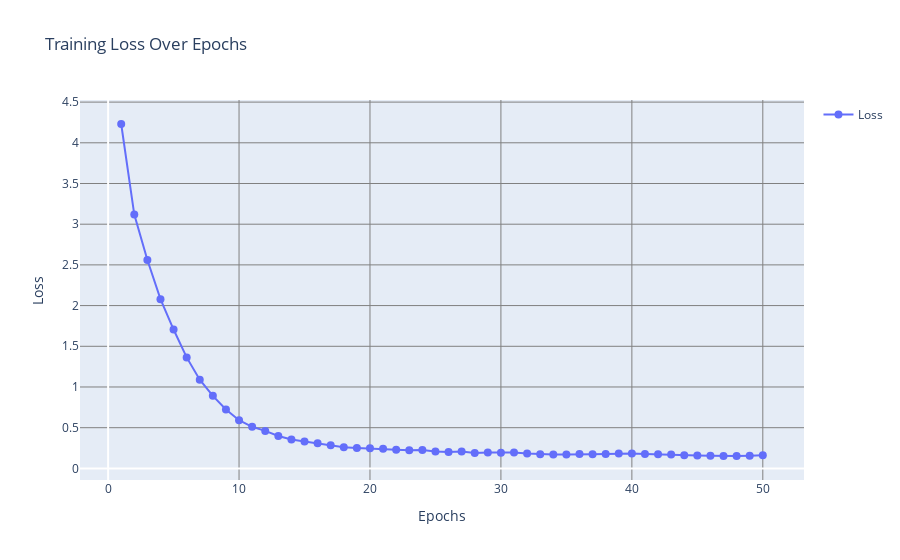

Source (notebook cell):
### Code cell
import plotly.graph_objs as go
import plotly.io as pio

# Create a trace for the loss values
trace = go.Scatter(
    x=list(range(1, len(epochs_list) + 1)),
    y=epochs_list,
    mode='lines+markers',
    marker=dict(size=8),
    name='Loss'
)

# Create the layout for the plot
layout = go.Layout(
    title='Training Loss Over Epochs',
    xaxis=dict(
        title='Epochs',
        gridcolor='gray'  # Set grid color for x-axis
    ),
    yaxis=dict(
        title='Loss',
        gridcolor='gray'  # Set grid color for y-axis
    ),
    showlegend=True,
    hovermode='x'
)

# Combine trace and layout into a figure
fig = go.Figure(data=[trace], layout=layout)

# Show the plot
pio.show(fig)

### Figure 1 — Plotly figure (JSON) as saved in the notebook; plotly's stock layout.template omitted (floating-point values rounded to 4 significant figures)
{"data": [{"marker": {"size": 8}, "mode": "lines+markers", "name": "Loss", "type": "scatter", "x": [1, 2, 3, 4, 5, 6, 7, 8, 9, 10, 11, 12, 13, 14, 15, 16, 17, 18, 19, 20, 21, 22, 23, 24, 25, 26, 27, 28, 29, 30, 31, 32, 33, 34, 35, 36, 37, 38, 39, 40, 41, 42, 43, 44, 45, 46, 47, 48, 49, 50], "y": [4.231, 3.118, 2.559, 2.079, 1.706, 1.364, 1.09, 0.8912, 0.7244, 0.5913, 0.511, 0.4604, 0.3987, 0.3541, 0.3299, 0.3091, 0.2834, 0.2591, 0.2516, 0.2468, 0.2401, 0.2299, 0.2231, 0.225, 0.2071, 0.2007, 0.2063, 0.1902, 0.194, 0.191, 0.196, 0.1823, 0.1726, 0.1712, 0.1718, 0.1769, 0.1744, 0.1763, 0.1825, 0.1838, 0.177, 0.1746, 0.1704, 0.1613, 0.158, 0.1554, 0.1522, 0.1537, 0.1563, 0.1613]}], "layout": {"hovermode": "x", "showlegend": true, "title": {"text": "Training Loss Over Epochs"}, "xaxis": {"gridcolor": "gray", "title": {"text": "Epochs"}}, "yaxis": {"gridcolor": "gray", "title": {"text": "Loss"}}}}
